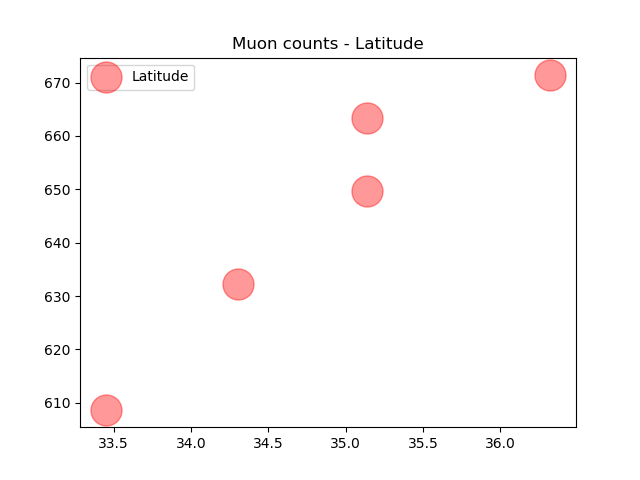

Python code for this plot:
#Scattering Plot. Size = coinc / x = latitude , y = altitude
import numpy as np
import matplotlib.pyplot as plt 

alt2 = np.array([19, 36, 59, 67, 60])
lat2 = np.array([33.45, 34.30, 35.14, 35.14, 36.32])
coinc1 = np.array([568.2, 344.4, 378.3, 595.6, 457.4])
coinc2 = np.array([608.6, 632.3, 649.7, 663.3, 671.5])
#coinc_mean1 = np.mean(coinc1)
#coinc_max = np.max(coinc)
#print(coinc_mean)
plt.scatter(lat2, coinc2, color = 'red', alpha = 0.4, s = 500, label = 'Latitude')
plt.legend()

plt.title("Muon counts - Latitude")
plt.savefig("Latitude_Plot.png")

plt.show()


